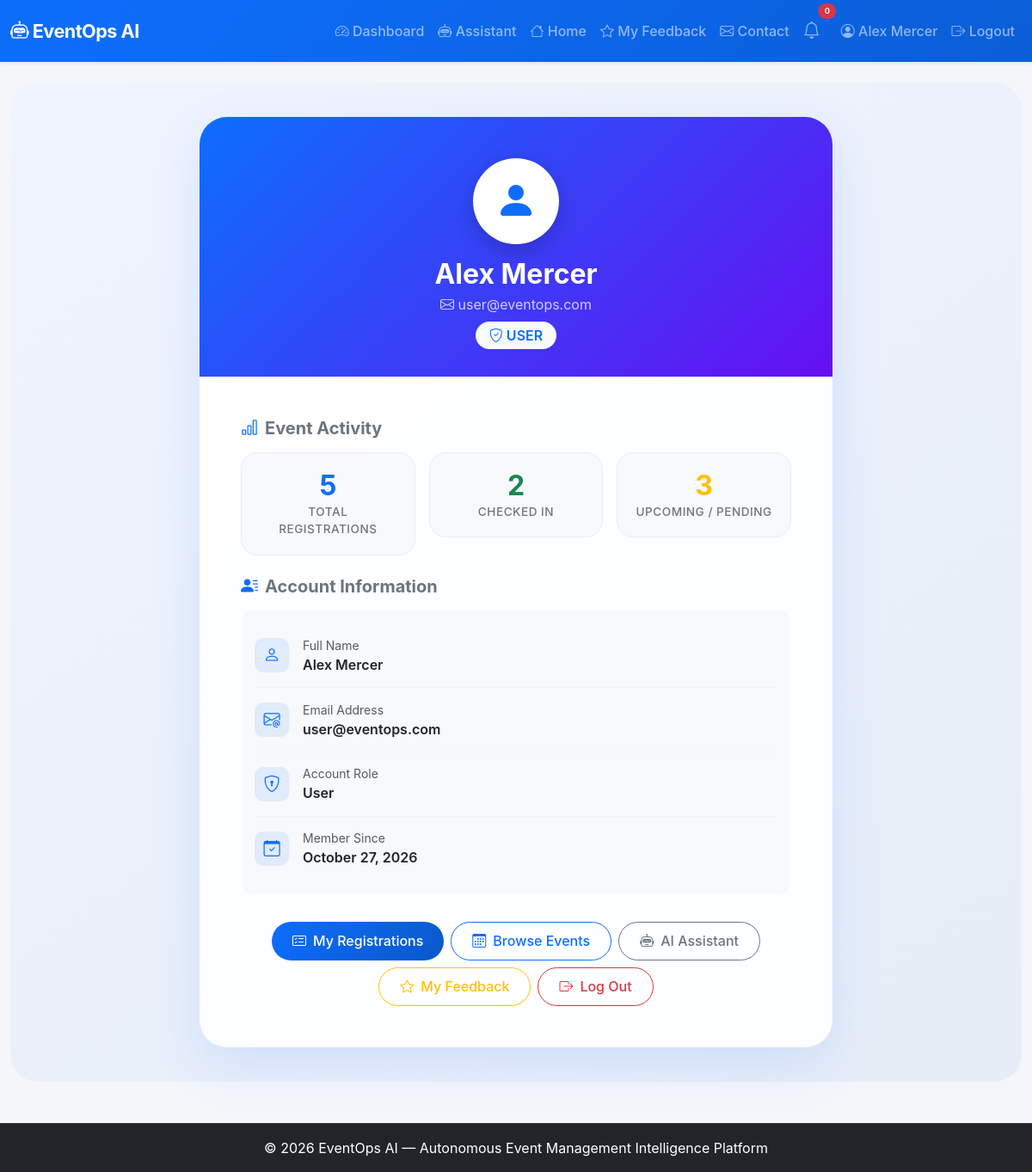
The page /profile (signed in) on the database its author committed.
### app.py (models this page shows, shortened)
class User(UserMixin, db.Model):
    id = db.Column(db.Integer, primary_key=True)
    name = db.Column(db.String(100), nullable=False)
    email = db.Column(db.String(100), unique=True, nullable=False)
    password_hash = db.Column(db.String(200), nullable=False)
    role = db.Column(db.String(20), default='user')
    created_at = db.Column(db.DateTime, default=lambda: datetime.now(timezone.utc))

### app.py (the view)
@app.route('/profile')
@login_required
def profile():
    user_regs = Registration.query.filter_by(user_id=current_user.id).all()
    total_regs = len(user_regs)
    checked_in = sum(1 for r in user_regs if r.checked_in)
    pending = total_regs - checked_in
    stats = {
        'total_registrations': total_regs,
        'checked_in': checked_in,
        'pending': pending,
    }
    return render_template('profile.html', stats=stats)

### app.py (called while the page is built)
@login_manager.user_loader
def load_user(user_id):
    return User.query.get(int(user_id))

### templates/profile.html (shortened to what this page needs)
{% extends "base.html" %}
{% block content %}
<div class="profile-wrapper">
    <div class="container">
        <div class="row justify-content-center">
            <div class="col-lg-8">
                <div class="card profile-card">
                    <div class="profile-header">
                        <div class="avatar-circle">
                            <i class="bi bi-person-fill"></i>
                        </div>
                        <h2 class="fw-bold mb-1">{{ current_user.name }}</h2>
                        <p class="mb-2 opacity-75">
                            <i class="bi bi-envelope"></i> {{ current_user.email }}
                        </p>
                        <span class="badge rounded-pill bg-light text-primary px-3 py-2 fw-semibold fs-6">
                            <i class="bi bi-shield-check"></i> {{ current_user.role|upper }}
                        </span>
                    </div>
                    <div class="card-body p-4 p-md-5">
                        <h5 class="fw-bold text-secondary mb-3">
                            <i class="bi bi-bar-chart me-2 text-primary"></i>Event Activity
                        </h5>
                        <div class="row g-3 mb-4">
                            <div class="col-md-4 col-12">
                                <div class="stat-pill">
                                    <div class="num">{{ stats.total_registrations }}</div>
                                    <div class="label">Total Registrations</div>
                                </div>
                            </div>
                            <div class="col-md-4 col-12">
                                <div class="stat-pill">
                                    <div class="num text-success">{{ stats.checked_in }}</div>
                                    <div class="label">Checked In</div>
                                </div>
                            </div>
                            <div class="col-md-4 col-12">
                                <div class="stat-pill">
                                    <div class="num text-warning">{{ stats.pending }}</div>
                                    <div class="label">Upcoming / Pending</div>
                                </div>
                            </div>
                        </div>
                        <h5 class="fw-bold text-secondary mb-3">
                            <i class="bi bi-person-lines-fill me-2 text-primary"></i>Account Information
                        </h5>
                        <div class="info-list bg-light p-3 rounded-4 mb-4">
                            <div class="info-item">
                                <div class="info-icon"><i class="bi bi-person"></i></div>
                                <div>
                                    <div class="text-muted small">Full Name</div>
                                    <div class="fw-semibold text-dark">{{ current_user.name }}</div>
                                </div>
                            </div>
                            <div class="info-item">
                                <div class="info-icon"><i class="bi bi-envelope-at"></i></div>
                                <div>
                                    <div class="text-muted small">Email Address</div>
                                    <div class="fw-semibold text-dark">{{ current_user.email }}</div>
                                </div>
                            </div>
                            <div class="info-item">
                                <div class="info-icon"><i class="bi bi-shield-lock"></i></div>
                                <div>
                                    <div class="text-muted small">Account Role</div>
                                    <div class="fw-semibold text-dark text-capitalize">{{ current_user.role }}</div>
                                </div>
                            </div>
                            <div class="info-item">
                                <div class="info-icon"><i class="bi bi-calendar-check"></i></div>
                                <div>
                                    <div class="text-muted small">Member Since</div>
                                    <div class="fw-semibold text-dark">
                                        {{ current_user.created_at.strftime('%B %d, %Y') if current_user.created_at else 'Recent' }}
                                    </div>
                                </div>
                            </div>
                        </div>
                        <div class="d-flex flex-wrap gap-2 justify-content-center pt-2">
                            <a href="{{ url_for('user_my_registrations') }}" class="btn btn-primary quick-link-btn">
                                <i class="bi bi-card-checklist"></i> My Registrations
                            </a>
                            <a href="{{ url_for('browse_events') }}" class="btn btn-outline-primary quick-link-btn">
                                <i class="bi bi-calendar3"></i> Browse Events
                            </a>
                            <a href="{{ url_for('assistant_page') }}" class="btn btn-outline-secondary quick-link-btn">
                                <i class="bi bi-robot"></i> AI Assistant
                            </a>
                            <a href="{{ url_for('feedback_list') }}" class="btn btn-outline-warning quick-link-btn">
                                <i class="bi bi-star"></i> My Feedback
                            </a>
                            <a href="{{ url_for('logout') }}" class="btn btn-outline-danger quick-link-btn">
                                <i class="bi bi-box-arrow-right"></i> Log Out
                            </a>
                        </div>
                    </div>
                </div>
            </div>
        </div>
    </div>
</div>
{% endblock %}

### templates/base.html (shortened to what this page needs)
<!DOCTYPE html>
<html lang="en">
<head>
    <link href="https://cdn.jsdelivr.net/npm/bootstrap@5.3.0/dist/css/bootstrap.min.css" rel="stylesheet">
    <link rel="stylesheet" href="https://cdn.jsdelivr.net/npm/bootstrap-icons@1.11.0/font/bootstrap-icons.css">
    <link rel="stylesheet" href="{{ url_for('static', filename='css/style.css') }}">
</head>
<body>
    <nav class="navbar navbar-expand-lg navbar-dark bg-primary shadow-sm">
        <div class="container-fluid">
            <a class="navbar-brand fw-bold" href="{{ url_for('index') }}">
                <i class="bi bi-robot"></i> EventOps AI
            </a>
            <div class="collapse navbar-collapse" id="navbarNav">
                <ul class="navbar-nav ms-auto align-items-lg-center">
                    {% if current_user.is_authenticated %}
                    <li class="nav-item">
                        <a class="nav-link" href="{{ url_for('dashboard') }}">
                            <i class="bi bi-speedometer2"></i> Dashboard
                        </a>
                    </li>
                    <li class="nav-item">
                        <a class="nav-link" href="{{ url_for('assistant_page') }}">
                            <i class="bi bi-robot"></i> Assistant
                        </a>
                    </li>
                    <li class="nav-item">
                        <a class="nav-link" href="{{ url_for('index') }}">
                            <i class="bi bi-house"></i> Home
                        </a>
                    </li>
                    <li class="nav-item">
                        <a class="nav-link" href="{{ url_for('feedback_list') }}">
                            <i class="bi bi-star"></i> My Feedback
                        </a>
                    </li>
                    <li class="nav-item">
                        <a class="nav-link" href="{{ url_for('contact') }}">
                            <i class="bi bi-envelope"></i> Contact
                        </a>
                    </li>
                    <li class="nav-item position-relative me-2">
                        <a class="nav-link" href="#" title="Notifications" data-bs-toggle="dropdown">
                            <i class="bi bi-bell fs-5"></i>
                            <span
                                class="position-absolute top-0 start-100 translate-middle badge rounded-pill bg-danger"
                                style="font-size:0.6rem;">
                                0
                            </span>
                        </a>
                    </li>
                    <li class="nav-item">
                        <a class="nav-link" href="{{ url_for('profile') }}">
                            <i class="bi bi-person-circle"></i> {{ current_user.name }}
                        </a>
                    </li>
                    <li class="nav-item">
                        <a class="nav-link" href="{{ url_for('logout') }}">
                            <i class="bi bi-box-arrow-right"></i> Logout
                        </a>
                    </li>
                    {% endif %}
                </ul>
            </div>
        </div>
    </nav>
    <main class="container-fluid py-4">
        {% block content %}{% endblock %}
    </main>
    <footer class="footer bg-dark text-white py-3 mt-4">
        <div class="container text-center">
            <span>© 2026 EventOps AI — Autonomous Event Management Intelligence Platform</span>
        </div>
    </footer>
</body>
</html>

### static/css/style.css (style rules this page uses)
:root { --primary-color: #0d6efd; --primary-hover: #0b5ed7; --secondary-color: #6c757d; --success-color: #198754; --warning-color: #ffc107; --danger-color: #dc3545; --dark-color: #212529; --bg-light: #f8f9fa; --card-shadow: 0 8px 24px rgba(13, 110, 253, 0.08); --hover-shadow: 0 14px 30px rgba(13, 110, 253, 0.15); }
body { background-color: #f4f6fa; color: #2c3e50; font-family: -apple-system, BlinkMacSystemFont, "Segoe UI", Roboto, "Helvetica Neue", Arial, sans-serif; min-height: 100vh; display: flex; flex-direction: column; }
main { flex: 1 0 auto; }
.card { border: none; border-radius: 1.25rem; box-shadow: 0 6px 18px rgba(0,0,0,0.05); transition: transform 0.25s ease, box-shadow 0.25s ease; overflow: hidden; }
.navbar { background: linear-gradient(135deg, #0d6efd, #0b5ed7) !important; padding-top: 0.8rem; padding-bottom: 0.8rem; }
.navbar-brand { font-size: 1.35rem; letter-spacing: -0.5px; }
.nav-link { font-weight: 500; transition: color 0.2s ease, opacity 0.2s ease; }
.btn { border-radius: 0.75rem; font-weight: 500; padding: 0.5rem 1.2rem; transition: all 0.2s ease; }
.btn-primary { background: linear-gradient(135deg, #0d6efd, #0a58ca); border: none; }
.badge { padding: 0.45em 0.8em; font-weight: 600; border-radius: 0.5rem; }
footer { border-top: 1px solid rgba(255, 255, 255, 0.1); }

### templates/profile.html (style rules this page uses)
.profile-wrapper { min-height: 80vh; background: linear-gradient(145deg, #f0f4ff 0%, #e6edf7 100%); padding: 2.5rem 0; border-radius: 2rem; }
.profile-card { border: none; border-radius: 2rem; background: rgba(255, 255, 255, 0.9); backdrop-filter: blur(10px); box-shadow: 0 20px 60px rgba(13, 110, 253, 0.12); overflow: hidden; transition: transform 0.3s ease; }
.profile-header { background: linear-gradient(135deg, #0d6efd 0%, #6610f2 100%); color: white; padding: 3rem 2rem 2rem; text-align: center; position: relative; }
.avatar-circle { width: 100px; height: 100px; border-radius: 50%; background: white; color: #0d6efd; display: inline-flex; align-items: center; justify-content: center; font-size: 3rem; box-shadow: 0 8px 25px rgba(0, 0, 0, 0.2); margin-bottom: 1rem; border: 4px solid rgba(255, 255, 255, 0.4); }
.stat-pill { background: #f8f9fa; border-radius: 1.2rem; padding: 1.2rem; text-align: center; border: 1px solid #e9ecef; transition: all 0.2s ease; }
.stat-pill .num { font-size: 2rem; font-weight: 700; color: #0d6efd; line-height: 1.2; }
.stat-pill .label { font-size: 0.85rem; color: #6c757d; font-weight: 500; text-transform: uppercase; letter-spacing: 0.5px; }
.info-list .info-item { display: flex; align-items: center; padding: 0.9rem 0; border-bottom: 1px solid #f1f3f5; }
.info-list .info-item:last-child { border-bottom: none; }
.info-list .info-icon { width: 40px; height: 40px; border-radius: 10px; background: rgba(13, 110, 253, 0.1); color: #0d6efd; display: flex; align-items: center; justify-content: center; font-size: 1.2rem; margin-right: 1rem; }
.quick-link-btn { border-radius: 50px; padding: 0.6rem 1.5rem; font-weight: 500; display: inline-flex; align-items: center; gap: 0.5rem; transition: all 0.2s ease; }

### rows shown on the page
User: name "Alex Mercer", email "user@eventops.com", role "USER", role "User", created_at "October 27, 2026"

### other values the page prints
{{ stats.total_registrations }} "5"
{{ stats.checked_in }} "2"
{{ stats.pending }} "3"
